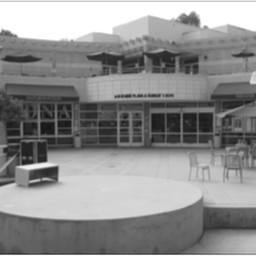
%> input picture Hw4/res/degraded_plaza.png (cropped and resized to the size of MATLAB's example picture, made grey), 256 x 256 px, given in place of cameraman.tif, which was not available
$ octave main.m   (GNU Octave 9; MATLAB toolbox functions it lacks are replaced by stand-ins)
%> lines starting %> are read from the running program, lines starting %| are printed output that depends on the picture; pictures that were not available may be replaced by others from this repository, and a replacement may not be noted
### Hw4/spatial_image_restoration.m
inputImg = imread('cameraman.tif');
%> inputImg is the input picture: size 256x256 uint8; min 21, max 255, mean 140

% Changing image to range [0, 1]
midImg = double(inputImg);
midImg = rescale(midImg,0,1);

noisyImg = imnoise(midImg, 'gaussian', 0, .1);
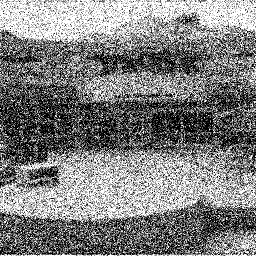
%> noisyImg: size 256x256 double; min 0, max 1, mean 0.501

estImg = adaptiveLocalNoiseReduction(noisyImg, .1, 7);

subplot(1,3,1);
imshow(inputImg);
subplot(1,3,2);
imshow(noisyImg);
subplot(1,3,3);
imshow(estImg);

### Hw4/adaptiveLocalNoiseReduction.m
function restoredImg = adaptiveLocalNoiseReduction(img, variance, window_size)
%> called with variance = 0.1, window_size = 7
%UNTITLED2 Summary of this function goes here
%   Detailed explanation goes here

    % Change image to doubles
    img = double(img);

    % Initialize the mean and variance matrix
    loc_mean = zeros(size(img));
    loc_var = zeros(size(img));

    % Initialize restored image
    restoredImg = zeros(size(img));

    % Grab the height and width of the image
    rows = size(img,1);
%> rows = 256
    cols = size(img,2);
%> cols = 256

    % Set up the radius of the window
    w_radius = (window_size - 1) / 2;

    % Pad the image with zeros
    % First pad top and bottom
    imgP = [zeros(w_radius, cols); img; zeros(w_radius, cols)];
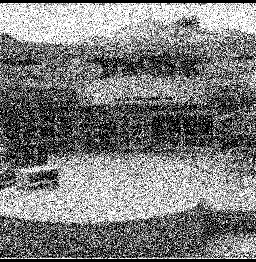
%> imgP: size 262x256 double; min 0, max 1, mean 0.49
    % Then pad left and right
    imgP = [zeros(2*w_radius + rows, w_radius) imgP zeros(2*w_radius + rows, w_radius)];
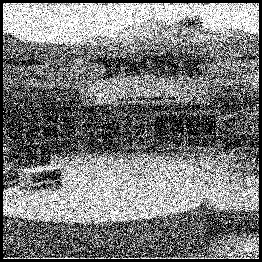
%> imgP: size 262x262 double; min 0, max 1, mean 0.479
%> the run ends on the next line

    % Calculate the local mean and variance matrix
    for r = 1:rows
        for c = 1:cols
            loc_window = imgP(r:2*w_radius + r, c:2*w_radius + c);
            loc_mean(r,c) = mean(loc_window, 'all');

            % Enforce assumption of var_n <= var_window
            if variance > var(loc_window, 0, 'all')
                loc_var(r,c) = variance;
            else
                loc_var(r,c) = var(loc_window, 0, 'all');
            end
        end
    end

    % Populate the restored image using the equation
    for r = 1:rows
        for c = 1:cols
            restoredImg(r,c) = img(r,c) - (variance/loc_var(r,c)) * (img(r,c) - loc_mean(r,c));
        end
    end

    % Change result to B/W image
    % restoredImg = uint8(restoredImg);

end

### Hw4/main.m
display('Problem 1a.i:');
display('The reason why is because the underlying formula of the geometric mean seems to differ around edges more than the arithmetic mean does. In a simple calculation of a 1-D series of numbers, the zeros tend to persist way more in the geometric mean than in the arithmetic mean.');

display('Problem 1a.ii:');
display('The reason the black components are thicker in the geometric mean is because the geometric mean multiplies all of the underlying elements by each other, this results in zeros sort of "infesting" other pixels, which causes thicker dark areas.');

display('Problem 1b:');
display('The reason why this is the case is because the linear smoothing filters will not maintain the difference between pixels across edges, it tends to make the changes in the pixels take a gradual change, while for the median filters, it maintains the sudden change across edges and has no gradual change effect.');
